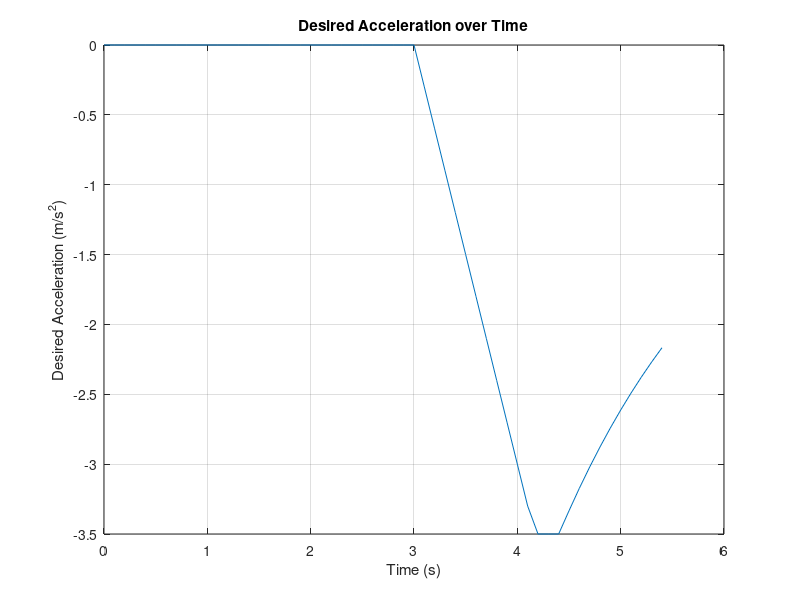
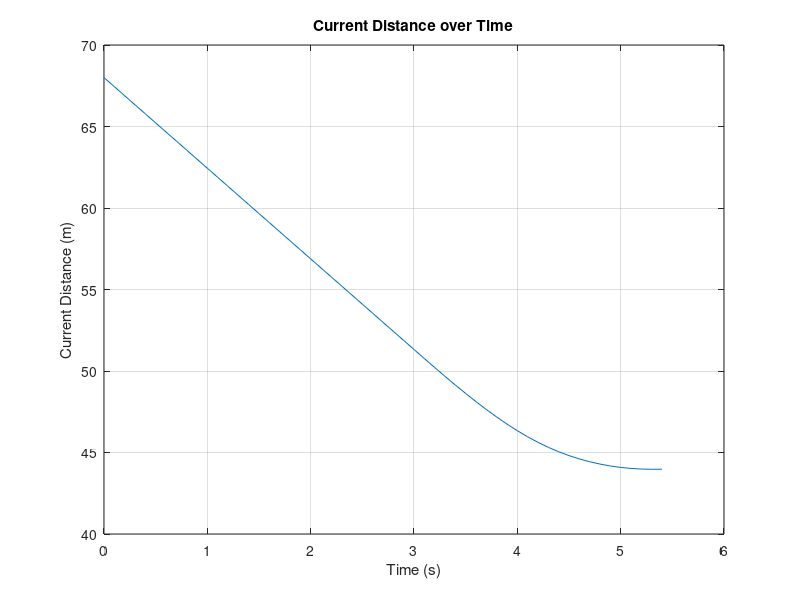
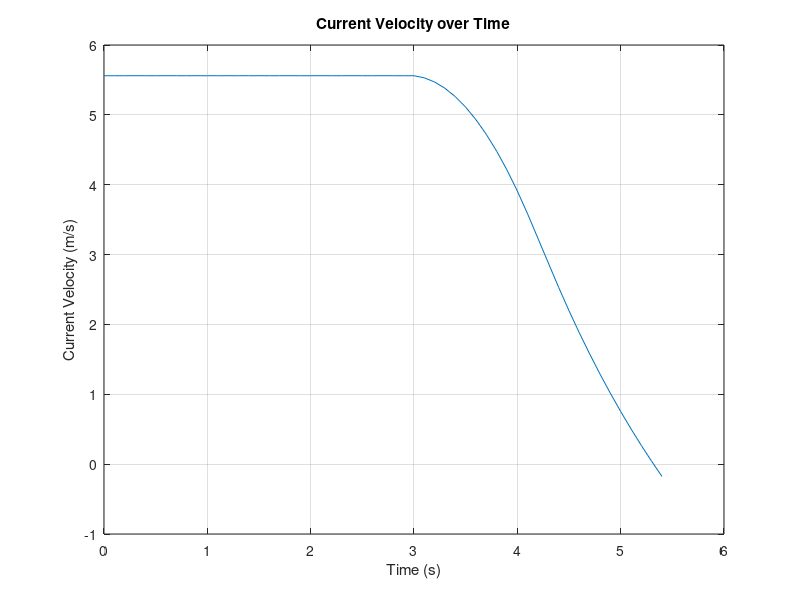

Reproduce these figures in MATLAB, in order.
clc;
clear all;
close all;

% Simulation a scenario where the controller sees the obstacle at a distance of 30m
% sensor and systems reaction combined takes whole 3sec and
% after that vehicle starts decelerating at set max value.
% The simulation is done on point mass model
%% Vehicle is already at its top speed


% Initializing the values
Min_stop_distance = 1; % The value vehicle has to maintain from the object when it is at rest
C_dis = 68; % Initial distance in m
C_acc = 0;
C_vel = 5.56; % initial velocity in m/s
Kp = 0.05;
Kd = 2 * sqrt(Kp);
D_vel = 0; % Desired Velocity in m/s
T = 0.1;
p_dis = 68;
p_vel = 5.56;
P_acc = 0;
a_max = 1.4; % Max acceleration in m/s^2
d_max = -3.5; % Max deceleration in m/s^2
jerk_limit = 3;    % Maximum jerk of the vehicle (m/s3)

% Time delay settings
time_delay = 3; % 3 seconds delay considering all system dynamics
delay_steps = time_delay / T; % calculate number of steps for delay
step_count = 0; % initializing step counter

% Initializing arrays to store results
Time_1 = 0;
f_dis_1 = [68];
f_acc_1 = [0];
f_vel_1 = [5.56];
error_array = [32];
% simulation loop
while true
    E = (Min_stop_distance - p_dis); % calculate error
    E_vel = D_vel - p_vel; % calculate velocity error
    
    % simulation stop condition
    if p_dis <= Min_stop_distance || abs(E) < 0.001 || C_vel < 0
        C_acc = 0;
        C_vel = 0;
        C_dis = p_dis;
        break;
    end

    % Implement the time delay
    if step_count >= delay_steps
        
        C_acc = E * Kp + E_vel * Kd; %Controlled acceleration input

        if (C_acc-P_acc)/T > jerk_limit
            C_acc = P_acc + jerk_limit * T ;
        elseif (C_acc-P_acc)/T < -jerk_limit
             C_acc = P_acc - jerk_limit * T ;
        end

        if C_acc > a_max
            C_acc = a_max;
        elseif C_acc < d_max
            C_acc = d_max;
        end
        

        % update velocity and distance
        C_vel = p_vel + (C_acc * T);
        C_dis = p_dis - (p_vel * T + 0.5 * C_acc * T^2);
     
    else 
        C_dis = p_dis - (p_vel * T + 0.5 * C_acc * T^2);
    end

    % Increase the step counter after every time step
    step_count = step_count + 1;

    % update previous values
    p_vel = C_vel;
    p_dis = C_dis;
    P_acc = C_acc;

    % store results
    f_dis_1 = [f_dis_1, C_dis];
    f_acc_1 = [f_acc_1, C_acc];
    f_vel_1 = [f_vel_1, C_vel];
    Time_1 = [Time_1, Time_1(end) + T];
    error_array= [error_array,E];
end

% plot results
figure;
plot(Time_1(1:end), f_acc_1);
xlabel('Time (s)');
ylabel('Desired Acceleration (m/s^2)');
title('Desired Acceleration over Time');
grid on;

figure;
plot(Time_1(1:end), f_dis_1);
xlabel('Time (s)');
ylabel('Current Distance (m)');
title('Current Distance over Time');
grid on;

figure;
plot(Time_1(1:end), f_vel_1);
xlabel('Time (s)');
ylabel('Current Velocity (m/s)');
title('Current Velocity over Time');
grid on;   
